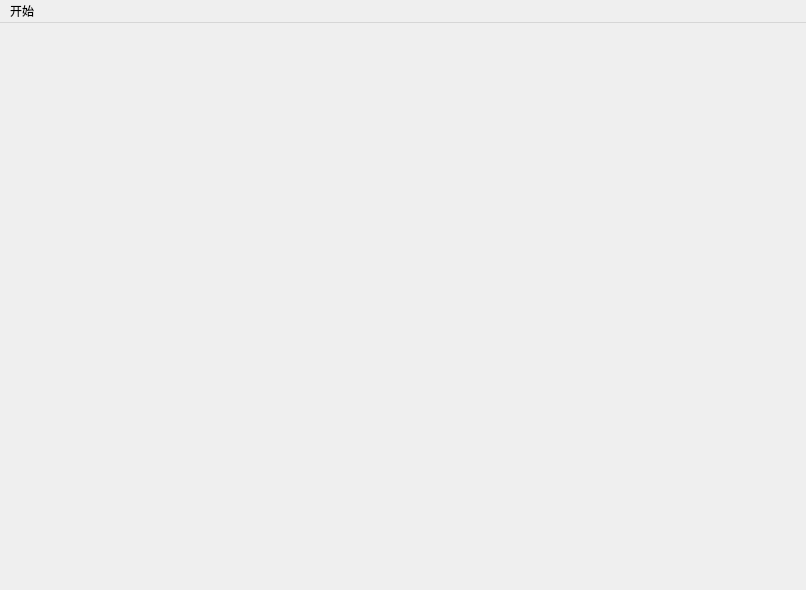
<?xml version="1.0" encoding="UTF-8"?>
<ui version="4.0">
 <class>MainWindow</class>
 <widget class="QMainWindow" name="MainWindow">
  <property name="geometry">
   <rect>
    <x>0</x>
    <y>0</y>
    <width>806</width>
    <height>590</height>
   </rect>
  </property>
  <property name="windowTitle">
   <string>MainWindow</string>
  </property>
  <widget class="QWidget" name="centralwidget">
   <layout class="QVBoxLayout" name="verticalLayout"/>
  </widget>
  <widget class="QMenuBar" name="menubar">
   <property name="geometry">
    <rect>
     <x>0</x>
     <y>0</y>
     <width>806</width>
     <height>26</height>
    </rect>
   </property>
   <widget class="QMenu" name="menu">
    <property name="title">
     <string>开始</string>
    </property>
    <addaction name="actionquit"/>
   </widget>
   <addaction name="menu"/>
  </widget>
  <action name="actionquit">
   <property name="text">
    <string>退出</string>
   </property>
  </action>
 </widget>
 <resources/>
 <connections/>
</ui>
